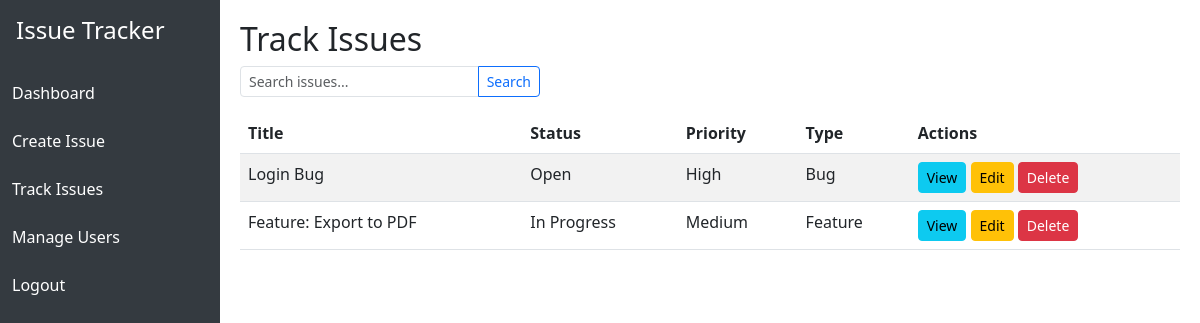
/track_issues (signed in), run on an earlier commit of the app's database.
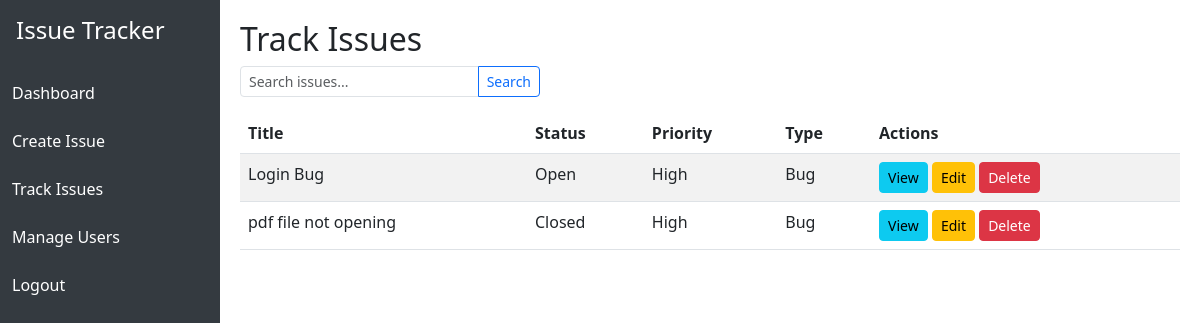
And on a later commit of the database.
### tables this page shows
CREATE TABLE issues (
    id INTEGER PRIMARY KEY AUTOINCREMENT,
    title TEXT NOT NULL,
    description TEXT,
    status TEXT,
    priority TEXT,
    type TEXT,
    created_by TEXT,
    assigned_to TEXT
);

### app/routes.py (the view)
@main.route('/track_issues', methods=['GET', 'POST'])
@login_required
def track_issues():
    conn = get_db()
    def regexp(expr, item):
        if item is None:
            return False
        return re.search(expr, item, re.IGNORECASE) is not None
    conn.create_function("REGEXP", 2, regexp)
    cur = conn.cursor()
    search_query = request.form.get('search_query', '').strip()
    if search_query:
        issues = cur.execute(
            "SELECT * FROM issues WHERE title REGEXP ? OR description REGEXP ?",
            (search_query, search_query)
        ).fetchall()
    else:
        issues = cur.execute('SELECT * FROM issues').fetchall()
    conn.close()
    return render_template('track_issues.html', issues=issues, search_query=search_query)

### app/auth.py (called while the page is built)
@login_manager.user_loader
def load_user(user_id):
    conn = get_db()
    cur = conn.cursor()
    cur.execute('SELECT * FROM users WHERE id = ?', (user_id,))
    row = cur.fetchone()
    conn.close()
    if row:
        return User(row['id'], row['username'], row['password'], row['role'])
    return None

### db.py (called while the page is built)
def get_db():
    conn = sqlite3.connect(Config.DB_PATH)
    conn.row_factory = sqlite3.Row
    return conn

### app/templates/track_issues.html
{% extends 'base.html' %}
{% block content %}
<h2>Track Issues</h2>
<form method="POST" class="mb-3">
  <div class="input-group input-group-sm" style="max-width: 300px;">
    <input type="text" name="search_query" class="form-control" placeholder="Search issues..." value="{{ search_query or '' }}">
    <button class="btn btn-outline-primary" type="submit">Search</button>
  </div>
</form>
<table class="table table-striped">
  <thead>
    <tr>
      <th>Title</th>
      <th>Status</th>
      <th>Priority</th>
      <th>Type</th>
      <th>Actions</th>
    </tr>
  </thead>
  <tbody>
    {% for issue in issues %}
    <tr>
      <td>{{ issue[1] }}</td>
      <td>{{ issue[3] }}</td>
      <td>{{ issue[4] }}</td>
      <td>{{ issue[5] }}</td>
      <td>
        <a href="{{ url_for('main.view_issue', issue_id=issue[0]) }}" class="btn btn-info btn-sm">View</a>
        <a href="{{ url_for('main.edit_issue', issue_id=issue[0]) }}" class="btn btn-warning btn-sm">Edit</a>
        <a href="{{ url_for('main.delete_issue', issue_id=issue[0]) }}" class="btn btn-danger btn-sm">Delete</a>
      </td>
    </tr>
    {% endfor %}
  </tbody>
</table>
{% endblock %}

### app/templates/base.html (shortened to what this page needs)
<!DOCTYPE html>
<html>
<head>
    <link href="https://cdn.jsdelivr.net/npm/bootstrap@5.3.0/dist/css/bootstrap.min.css" rel="stylesheet">
</head>
<body>
    {% if current_user.is_authenticated %}
    <div class="sidebar">
        <h4 class="p-3">Issue Tracker</h4>
        <a href="{{ url_for('main.home') }}">Dashboard</a>
        <a href="{{ url_for('main.create_issue') }}">Create Issue</a>
        <a href="{{ url_for('main.track_issues') }}">Track Issues</a>
        <a href="{{ url_for('main.manage_users') }}">Manage Users</a>
        <a href="{{ url_for('auth.logout') }}">Logout</a>
    </div>
    {% endif %}
    <div class="content">
        {% block content %}{% endblock %}
    </div>
</body>
</html>

### app/templates/base.html (style rules this page uses)
body { display: flex; min-height: 100vh; }
.sidebar { width: 220px; background: #343a40; color: white; flex-shrink: 0; }
.sidebar a { color: white; display: block; padding: 12px; text-decoration: none; }
.content { flex-grow: 1; padding: 20px; }

What changed in the data, as far as the page shows it:
removed issues: title "Feature: Export to PDF", status "In Progress", priority "Medium", type "Feature"
added issues: title "pdf file not opening", status "Closed", priority "High", type "Bug"
